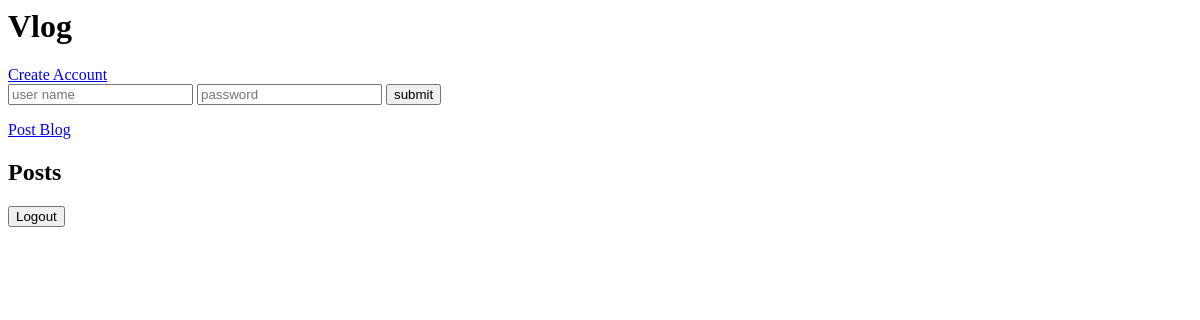
/blog/, run on an earlier commit of the app's database.
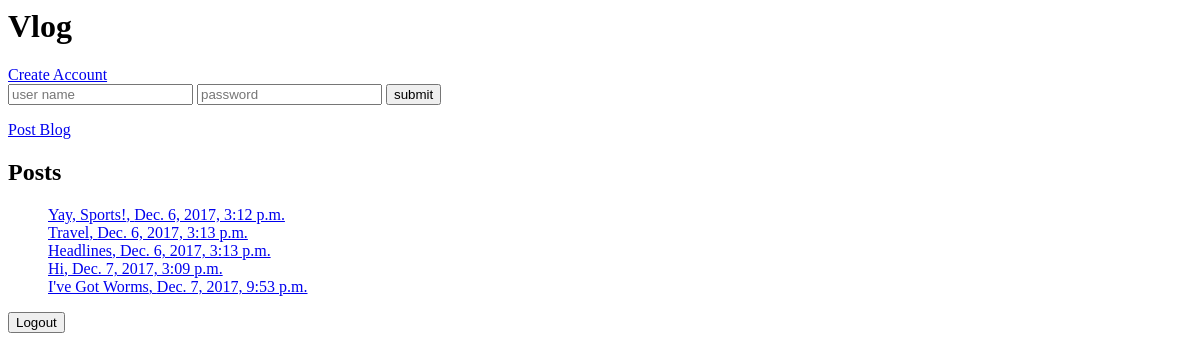
And on a later commit of the database.
### blog/models.py (models this page shows, shortened)
class BlogPost(models.Model):
    user = models.ForeignKey(User, on_delete=models.CASCADE, null=True)
    title = models.CharField(max_length=100)
    body = models.TextField()
    timestamp = models.DateTimeField(auto_now=True)

### blog/views.py (the view)
def index(request):
    if request.method == 'POST':
        user = request.POST['user_name']
        password = request.POST['user_password']
        user = authenticate(request, username=user, password=password)
        if user is not None:
            login(request, user)
    blogs = BlogPost.objects.all()
    return render(request, 'blog/index.html', {'blogs': blogs})

### blog/templates/blog/index.html (shortened to what this page needs)
<h1>Vlog</h1>
{% if user.is_authenticated == False %}
<a href="{%url 'blog:registration' %}">Create Account</a>
<div>
    <form action="" method="post">
        <input type="text" name="user_name" placeholder="user name"/>
        <input type="password" name="user_password" placeholder="password"/>
        <button type="submit" class="submit">submit</button>
    </form>
</div>
{% endif %}
<a href="{% url 'blog:createBlog' %}">Post Blog</a>
<h2>Posts</h2>
<div>
    <ul>
        {% for blog in blogs %}
        <div>
        <a href="{% url 'blog:detail' blog.id %}">{{blog.title}},  {{blog.timestamp}}</a>
        </div>
        {% endfor %}
    </ul>
</div>
<div>
     <form action="{% url 'blog:logoutUser' %}" method="post">
    <button type="submit" class="submit">Logout</button>
    </form>
</div>

What changed in the data, as far as the page shows it:
added BlogPost: title "Yay, Sports!", timestamp "Dec. 6, 2017, 3:12 p.m."
added BlogPost: title "Travel", timestamp "Dec. 6, 2017, 3:13 p.m."
added BlogPost: title "Headlines", timestamp "Dec. 6, 2017, 3:13 p.m."
added BlogPost: title "Hi", timestamp "Dec. 7, 2017, 3:09 p.m."
added BlogPost: title "I've Got Worms", timestamp "Dec. 7, 2017, 9:53 p.m."
